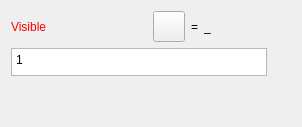
     <widget class="QWidget" name="tabControl">
      <attribute name="title">
       <string>Control</string>
      </attribute>
      <layout class="QVBoxLayout" name="verticalLayout_14">
       <item>
        <layout class="QHBoxLayout" name="horizontalLayout_15">
         <item alignment="Qt::AlignmentFlag::AlignLeft">
          <widget class="QLabel" name="labelEditVisible">
           <property name="sizePolicy">
            <sizepolicy hsizetype="Fixed" vsizetype="Preferred">
             <horstretch>0</horstretch>
             <verstretch>0</verstretch>
            </sizepolicy>
           </property>
           <property name="palette">
            <palette>
             <active>
              <colorrole role="WindowText">
               <brush brushstyle="SolidPattern">
                <color alpha="255">
                 <red>255</red>
                 <green>0</green>
                 <blue>0</blue>
                </color>
               </brush>
              </colorrole>
             </active>
             <inactive>
              <colorrole role="WindowText">
               <brush brushstyle="SolidPattern">
                <color alpha="255">
                 <red>255</red>
                 <green>0</green>
                 <blue>0</blue>
                </color>
               </brush>
              </colorrole>
             </inactive>
             <disabled>
              <colorrole role="WindowText">
               <brush brushstyle="SolidPattern">
                <color alpha="255">
                 <red>159</red>
                 <green>158</green>
                 <blue>158</blue>
                </color>
               </brush>
              </colorrole>
             </disabled>
            </palette>
           </property>
           <property name="text">
            <string>Visible</string>
           </property>
          </widget>
         </item>
         <item>
          <spacer name="horizontalSpacer_11">
           <property name="orientation">
            <enum>Qt::Orientation::Horizontal</enum>
           </property>
           <property name="sizeHint" stdset="0">
            <size>
             <width>40</width>
             <height>20</height>
            </size>
           </property>
          </spacer>
         </item>
         <item alignment="Qt::AlignmentFlag::AlignRight">
          <widget class="QToolButton" name="toolButtonExprVisible">
           <property name="enabled">
            <bool>true</bool>
           </property>
           <property name="toolTip">
            <string>Formula wizard</string>
           </property>
           <property name="text">
            <string notr="true"/>
           </property>
           <property name="iconSize">
            <size>
             <width>24</width>
             <height>24</height>
            </size>
           </property>
          </widget>
         </item>
         <item alignment="Qt::AlignmentFlag::AlignRight">
          <widget class="QLabel" name="label_5">
           <property name="text">
            <string notr="true">=</string>
           </property>
          </widget>
         </item>
         <item alignment="Qt::AlignmentFlag::AlignRight">
          <widget class="QLabel" name="labelResultVisible">
           <property name="sizePolicy">
            <sizepolicy hsizetype="Fixed" vsizetype="Preferred">
             <horstretch>0</horstretch>
             <verstretch>0</verstretch>
            </sizepolicy>
           </property>
           <property name="minimumSize">
            <size>
             <width>87</width>
             <height>0</height>
            </size>
           </property>
           <property name="toolTip">
            <string>Value</string>
           </property>
           <property name="text">
            <string notr="true">_</string>
           </property>
          </widget>
         </item>
        </layout>
       </item>
       <item>
        <layout class="QHBoxLayout" name="horizontalLayout_14">
         <item>
          <widget class="VPlainTextEdit" name="plainTextEditFormulaVisible">
           <property name="sizePolicy">
            <sizepolicy hsizetype="Expanding" vsizetype="Preferred">
             <horstretch>0</horstretch>
             <verstretch>0</verstretch>
            </sizepolicy>
           </property>
           <property name="maximumSize">
            <size>
             <width>16777215</width>
             <height>28</height>
            </size>
           </property>
           <property name="toolTip">
            <string>Create a formula that regulates visibility. Values different from &quot;0&quot; make a path visible</string>
           </property>
           <property name="tabChangesFocus">
            <bool>true</bool>
           </property>
           <property name="plainText">
            <string>1</string>
           </property>
          </widget>
         </item>
         <item>
          <widget class="QPushButton" name="pushButtonGrowVisible">
           <property name="enabled">
            <bool>true</bool>
           </property>
           <property name="maximumSize">
            <size>
             <width>18</width>
             <height>18</height>
            </size>
           </property>
           <property name="sizeIncrement">
            <size>
             <width>0</width>
             <height>0</height>
            </size>
           </property>
           <property name="toolTip">
            <string>&lt;html&gt;&lt;head/&gt;&lt;body&gt;&lt;p&gt;Show full calculation in message box&lt;/p&gt;&lt;/body&gt;&lt;/html&gt;</string>
           </property>
           <property name="text">
            <string notr="true"/>
           </property>
           <property name="icon">
            <iconset theme="go-down"/>
           </property>
           <property name="iconSize">
            <size>
             <width>16</width>
             <height>16</height>
            </size>
           </property>
           <property name="flat">
            <bool>true</bool>
           </property>
          </widget>
         </item>
        </layout>
       </item>
       <item>
        <spacer name="verticalSpacer_5">
         <property name="orientation">
          <enum>Qt::Orientation::Vertical</enum>
         </property>
         <property name="sizeHint" stdset="0">
          <size>
           <width>20</width>
           <height>40</height>
          </size>
         </property>
        </spacer>
       </item>
      </layout>
     </widget>
